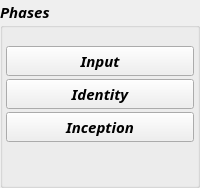
                    <widget class="QGroupBox" name="phasesGB">
                     <property name="font">
                      <font>
                       <family>JetBrains Mono</family>
                       <pointsize>11</pointsize>
                       <weight>75</weight>
                       <italic>true</italic>
                       <bold>true</bold>
                       <underline>false</underline>
                      </font>
                     </property>
                     <property name="title">
                      <string>Phases</string>
                     </property>
                     <property name="flat">
                      <bool>true</bool>
                     </property>
                     <layout class="QVBoxLayout" name="verticalLayout_37">
                      <property name="spacing">
                       <number>3</number>
                      </property>
                      <property name="leftMargin">
                       <number>3</number>
                      </property>
                      <property name="topMargin">
                       <number>18</number>
                      </property>
                      <property name="rightMargin">
                       <number>3</number>
                      </property>
                      <property name="bottomMargin">
                       <number>3</number>
                      </property>
                      <item>
                       <widget class="QPushButton" name="inputPhaseBtn">
                        <property name="text">
                         <string>Input</string>
                        </property>
                       </widget>
                      </item>
                      <item>
                       <widget class="QPushButton" name="identityPhaseBtn">
                        <property name="text">
                         <string>Identity</string>
                        </property>
                       </widget>
                      </item>
                      <item>
                       <widget class="QPushButton" name="inceptionPhaseBtn">
                        <property name="text">
                         <string>Inception</string>
                        </property>
                       </widget>
                      </item>
                      <item>
                       <spacer name="verticalSpacer_10">
                        <property name="orientation">
                         <enum>Qt::Vertical</enum>
                        </property>
                        <property name="sizeHint" stdset="0">
                         <size>
                          <width>20</width>
                          <height>40</height>
                         </size>
                        </property>
                       </spacer>
                      </item>
                     </layout>
                    </widget>
